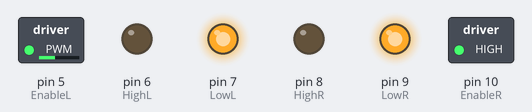
The sketch below on a simulated Arduino Uno, built with avr-gcc and run on an emulated ATmega328P. Shown: switched loads named in the sketch (green lamp = pin HIGH), output pins drawn as LEDs (lit = HIGH).

Above: at 0.05 s.
At 4.0 s:
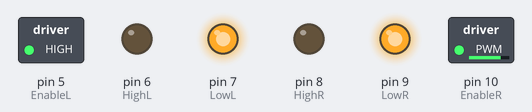
At 9.0 s:
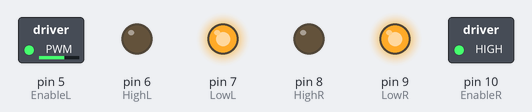
Timing chart, 0 to 10.4 s (numbered marks = the images above):
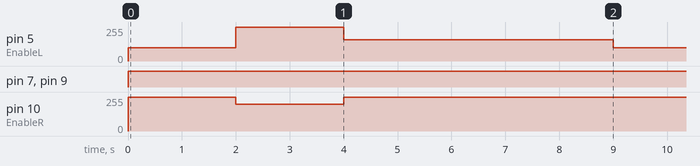

Measured:
- by itself, pin 5 (EnableL): repeats every 9.0 s: 255/255 2.0 s, 160/255 5.0 s, 100/255 2.0 s
- by itself, pin 7 (LowL), pin 9 (LowR): LOW → HIGH at 0.00 s
- by itself, pin 10 (EnableR): repeats every 9.0 s: 200/255 2.0 s, 255/255 7.0 s

The sketch:

Left_Right.ino
```cpp
const int EnableL = 5;
const int HighL = 6;       // LEFT SIDE MOTOR
const int LowL =7;

const int EnableR = 10;
const int HighR = 8;       //RIGHT SIDE MOTOR
const int LowR =9;


void setup() {

pinMode(EnableL, OUTPUT);
pinMode(HighL, OUTPUT);
pinMode(LowL, OUTPUT);


pinMode(EnableR, OUTPUT);
pinMode(HighR, OUTPUT);
pinMode(LowR, OUTPUT);

}


void Forward()
{
  digitalWrite(HighL, LOW);
  digitalWrite(LowL, HIGH);
  analogWrite(EnableL,255);

  digitalWrite(HighR, LOW);
  digitalWrite(LowR, HIGH);
  analogWrite(EnableR,255);

}


void Backward()
{
  digitalWrite(HighL, HIGH);
  digitalWrite(LowL, LOW);
  analogWrite(EnableL,255);

  digitalWrite(HighR, HIGH);
  digitalWrite(LowR, LOW);
  analogWrite(EnableR,255);

}

void Left1()
{
  digitalWrite(HighL, LOW);
  digitalWrite(LowL, HIGH);
  analogWrite(EnableL,200);

  digitalWrite(HighR, LOW);
  digitalWrite(LowR, HIGH);
  analogWrite(EnableR,255);

}

void Left2()
{
  digitalWrite(HighL, LOW);
  digitalWrite(LowL, HIGH);
  analogWrite(EnableL,160);

  digitalWrite(HighR, LOW);
  digitalWrite(LowR, HIGH);
  analogWrite(EnableR,255);

}

void Left3()
{
  digitalWrite(HighL, LOW);
  digitalWrite(LowL, HIGH);
  analogWrite(EnableL,100);

  digitalWrite(HighR, LOW);
  digitalWrite(LowR, HIGH);
  analogWrite(EnableR,255);

}

void Right1()
{
  digitalWrite(HighL, LOW);
  digitalWrite(LowL, HIGH);
  analogWrite(EnableL,255);

  digitalWrite(HighR, LOW);
  digitalWrite(LowR, HIGH);
  analogWrite(EnableR,200);

}

void Right2()
{
  digitalWrite(HighL, LOW);
  digitalWrite(LowL, HIGH);
  analogWrite(EnableL,255);

  digitalWrite(HighR, LOW);
  digitalWrite(LowR, HIGH);
  analogWrite(EnableR,160);

}

void Right3()
{
  digitalWrite(HighL, LOW);
  digitalWrite(LowL, HIGH);
  analogWrite(EnableL,255);

  digitalWrite(HighR, LOW);
  digitalWrite(LowR, HIGH);
  analogWrite(EnableR,100);

}


void loop()
{
  Left3();
  delay(2000);
  Right1();
  delay(2000);
  Left2();
  delay(5000);
}
```
